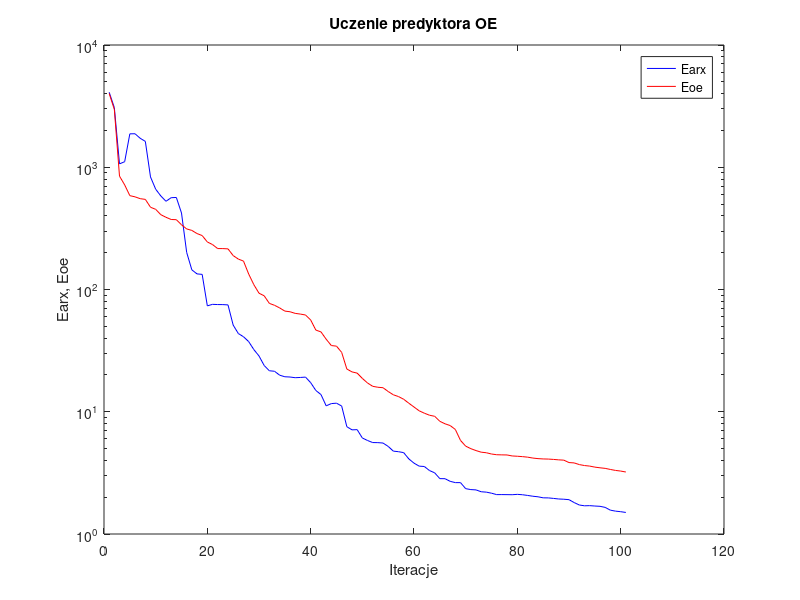
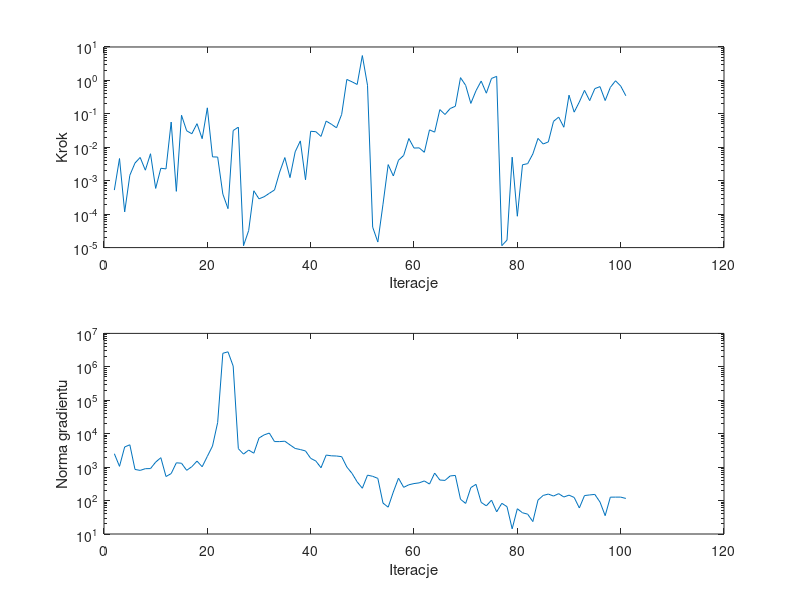

Here is the MATLAB script that generated these plots, in order:
%uczenie predyktora oe
clear all;
n=0; farx(n+1)=4.107476e+003; foe(n+1)=4.009146e+003; wspucz(n+1)=0.000000e+000; ng(n+1)=0.000000e+000;
%odnowa zmiennej metryki
n=1; farx(n+1)=3.074656e+003; foe(n+1)=2.972857e+003; krok(n+1)=5.251366e-004; ng(n+1)=2.519339e+003;
n=2; farx(n+1)=1.065791e+003; foe(n+1)=8.460046e+002; krok(n+1)=4.608763e-003; ng(n+1)=1.055741e+003;
n=3; farx(n+1)=1.110581e+003; foe(n+1)=7.172346e+002; krok(n+1)=1.168734e-004; ng(n+1)=4.011853e+003;
n=4; farx(n+1)=1.876339e+003; foe(n+1)=5.857211e+002; krok(n+1)=1.457389e-003; ng(n+1)=4.657909e+003;
n=5; farx(n+1)=1.879620e+003; foe(n+1)=5.728230e+002; krok(n+1)=3.382411e-003; ng(n+1)=8.528883e+002;
n=6; farx(n+1)=1.726071e+003; foe(n+1)=5.533840e+002; krok(n+1)=4.964322e-003; ng(n+1)=7.988553e+002;
n=7; farx(n+1)=1.628064e+003; foe(n+1)=5.460482e+002; krok(n+1)=2.066363e-003; ng(n+1)=8.984411e+002;
n=8; farx(n+1)=8.332900e+002; foe(n+1)=4.708448e+002; krok(n+1)=6.414404e-003; ng(n+1)=9.049639e+002;
n=9; farx(n+1)=6.616434e+002; foe(n+1)=4.527187e+002; krok(n+1)=5.890474e-004; ng(n+1)=1.413223e+003;
n=10; farx(n+1)=5.821513e+002; foe(n+1)=4.091543e+002; krok(n+1)=2.359800e-003; ng(n+1)=1.918728e+003;
n=11; farx(n+1)=5.265574e+002; foe(n+1)=3.896667e+002; krok(n+1)=2.257520e-003; ng(n+1)=5.241869e+002;
n=12; farx(n+1)=5.638122e+002; foe(n+1)=3.738332e+002; krok(n+1)=5.680644e-002; ng(n+1)=6.408163e+002;
n=13; farx(n+1)=5.660201e+002; foe(n+1)=3.724779e+002; krok(n+1)=4.813050e-004; ng(n+1)=1.347193e+003;
n=14; farx(n+1)=4.223796e+002; foe(n+1)=3.385389e+002; krok(n+1)=9.089589e-002; ng(n+1)=1.309362e+003;
n=15; farx(n+1)=2.011567e+002; foe(n+1)=3.129979e+002; krok(n+1)=3.113135e-002; ng(n+1)=8.029938e+002;
n=16; farx(n+1)=1.447899e+002; foe(n+1)=3.043432e+002; krok(n+1)=2.539936e-002; ng(n+1)=1.032807e+003;
n=17; farx(n+1)=1.341821e+002; foe(n+1)=2.868766e+002; krok(n+1)=5.082412e-002; ng(n+1)=1.514188e+003;
n=18; farx(n+1)=1.329558e+002; foe(n+1)=2.761656e+002; krok(n+1)=1.809047e-002; ng(n+1)=1.026699e+003;
n=19; farx(n+1)=7.347885e+001; foe(n+1)=2.447731e+002; krok(n+1)=1.513224e-001; ng(n+1)=2.099885e+003;
n=20; farx(n+1)=7.561444e+001; foe(n+1)=2.332225e+002; krok(n+1)=5.167850e-003; ng(n+1)=4.276762e+003;
n=21; farx(n+1)=7.531539e+001; foe(n+1)=2.161685e+002; krok(n+1)=5.107684e-003; ng(n+1)=2.171880e+004;
n=22; farx(n+1)=7.524751e+001; foe(n+1)=2.161034e+002; krok(n+1)=3.984182e-004; ng(n+1)=2.543042e+006;
n=23; farx(n+1)=7.482088e+001; foe(n+1)=2.149865e+002; krok(n+1)=1.462327e-004; ng(n+1)=2.812484e+006;
n=24; farx(n+1)=5.116036e+001; foe(n+1)=1.894329e+002; krok(n+1)=3.166015e-002; ng(n+1)=1.054458e+006;
n=25; farx(n+1)=4.362348e+001; foe(n+1)=1.773397e+002; krok(n+1)=4.000365e-002; ng(n+1)=3.574352e+003;
%odnowa zmiennej metryki
n=26; farx(n+1)=4.107541e+001; foe(n+1)=1.707817e+002; krok(n+1)=1.136531e-005; ng(n+1)=2.451592e+003;
n=27; farx(n+1)=3.749251e+001; foe(n+1)=1.338788e+002; krok(n+1)=3.242569e-005; ng(n+1)=3.237171e+003;
n=28; farx(n+1)=3.225718e+001; foe(n+1)=1.095226e+002; krok(n+1)=5.002119e-004; ng(n+1)=2.610917e+003;
n=29; farx(n+1)=2.860041e+001; foe(n+1)=9.325640e+001; krok(n+1)=2.873709e-004; ng(n+1)=7.416453e+003;
n=30; farx(n+1)=2.389755e+001; foe(n+1)=8.884188e+001; krok(n+1)=3.325065e-004; ng(n+1)=9.222233e+003;
n=31; farx(n+1)=2.164284e+001; foe(n+1)=7.700553e+001; krok(n+1)=4.204537e-004; ng(n+1)=1.043937e+004;
n=32; farx(n+1)=2.143989e+001; foe(n+1)=7.428452e+001; krok(n+1)=5.292541e-004; ng(n+1)=5.811032e+003;
n=33; farx(n+1)=1.990723e+001; foe(n+1)=7.068259e+001; krok(n+1)=1.812955e-003; ng(n+1)=5.804950e+003;
n=34; farx(n+1)=1.933196e+001; foe(n+1)=6.658779e+001; krok(n+1)=4.929920e-003; ng(n+1)=5.963173e+003;
n=35; farx(n+1)=1.923868e+001; foe(n+1)=6.576669e+001; krok(n+1)=1.238384e-003; ng(n+1)=4.619083e+003;
n=36; farx(n+1)=1.898866e+001; foe(n+1)=6.379872e+001; krok(n+1)=7.321912e-003; ng(n+1)=3.617969e+003;
n=37; farx(n+1)=1.907901e+001; foe(n+1)=6.294971e+001; krok(n+1)=1.552665e-002; ng(n+1)=3.355907e+003;
n=38; farx(n+1)=1.920635e+001; foe(n+1)=6.187690e+001; krok(n+1)=1.066655e-003; ng(n+1)=3.051654e+003;
n=39; farx(n+1)=1.730114e+001; foe(n+1)=5.634767e+001; krok(n+1)=3.010260e-002; ng(n+1)=1.832334e+003;
n=40; farx(n+1)=1.493163e+001; foe(n+1)=4.657736e+001; krok(n+1)=2.928765e-002; ng(n+1)=1.523996e+003;
n=41; farx(n+1)=1.381728e+001; foe(n+1)=4.497491e+001; krok(n+1)=2.113198e-002; ng(n+1)=9.580711e+002;
n=42; farx(n+1)=1.117798e+001; foe(n+1)=3.921833e+001; krok(n+1)=6.082901e-002; ng(n+1)=2.296143e+003;
n=43; farx(n+1)=1.166099e+001; foe(n+1)=3.479641e+001; krok(n+1)=4.904612e-002; ng(n+1)=2.181225e+003;
n=44; farx(n+1)=1.175293e+001; foe(n+1)=3.440843e+001; krok(n+1)=3.826493e-002; ng(n+1)=2.151839e+003;
n=45; farx(n+1)=1.113794e+001; foe(n+1)=3.058559e+001; krok(n+1)=9.642176e-002; ng(n+1)=2.057205e+003;
n=46; farx(n+1)=7.545619e+000; foe(n+1)=2.236398e+001; krok(n+1)=1.070120e+000; ng(n+1)=1.007936e+003;
n=47; farx(n+1)=7.111800e+000; foe(n+1)=2.118461e+001; krok(n+1)=9.089030e-001; ng(n+1)=6.517076e+002;
n=48; farx(n+1)=7.138382e+000; foe(n+1)=2.070183e+001; krok(n+1)=7.571876e-001; ng(n+1)=3.619627e+002;
n=49; farx(n+1)=6.100625e+000; foe(n+1)=1.874297e+001; krok(n+1)=5.544063e+000; ng(n+1)=2.336485e+002;
n=50; farx(n+1)=5.821209e+000; foe(n+1)=1.719646e+001; krok(n+1)=7.178655e-001; ng(n+1)=5.759984e+002;
%odnowa zmiennej metryki
n=51; farx(n+1)=5.598194e+000; foe(n+1)=1.615296e+001; krok(n+1)=4.088483e-005; ng(n+1)=5.315613e+002;
n=52; farx(n+1)=5.589996e+000; foe(n+1)=1.586197e+001; krok(n+1)=1.465800e-005; ng(n+1)=4.606450e+002;
n=53; farx(n+1)=5.548345e+000; foe(n+1)=1.573060e+001; krok(n+1)=1.984325e-004; ng(n+1)=8.400495e+001;
n=54; farx(n+1)=5.207421e+000; foe(n+1)=1.464570e+001; krok(n+1)=3.036370e-003; ng(n+1)=6.340071e+001;
n=55; farx(n+1)=4.762720e+000; foe(n+1)=1.376195e+001; krok(n+1)=1.387045e-003; ng(n+1)=1.808797e+002;
n=56; farx(n+1)=4.712705e+000; foe(n+1)=1.331267e+001; krok(n+1)=4.106680e-003; ng(n+1)=4.677639e+002;
n=57; farx(n+1)=4.630754e+000; foe(n+1)=1.265278e+001; krok(n+1)=5.711090e-003; ng(n+1)=2.487663e+002;
n=58; farx(n+1)=4.113347e+000; foe(n+1)=1.174205e+001; krok(n+1)=1.831590e-002; ng(n+1)=2.965672e+002;
n=59; farx(n+1)=3.798570e+000; foe(n+1)=1.093442e+001; krok(n+1)=9.486198e-003; ng(n+1)=3.225287e+002;
n=60; farx(n+1)=3.589843e+000; foe(n+1)=1.017946e+001; krok(n+1)=9.612071e-003; ng(n+1)=3.384334e+002;
n=61; farx(n+1)=3.566040e+000; foe(n+1)=9.733204e+000; krok(n+1)=7.088910e-003; ng(n+1)=3.863982e+002;
n=62; farx(n+1)=3.303408e+000; foe(n+1)=9.366881e+000; krok(n+1)=3.320390e-002; ng(n+1)=3.116242e+002;
n=63; farx(n+1)=3.165768e+000; foe(n+1)=9.179954e+000; krok(n+1)=2.839954e-002; ng(n+1)=6.649581e+002;
n=64; farx(n+1)=2.837036e+000; foe(n+1)=8.353320e+000; krok(n+1)=1.340009e-001; ng(n+1)=4.115028e+002;
n=65; farx(n+1)=2.833979e+000; foe(n+1)=7.971562e+000; krok(n+1)=9.563284e-002; ng(n+1)=4.013156e+002;
n=66; farx(n+1)=2.696975e+000; foe(n+1)=7.708951e+000; krok(n+1)=1.442609e-001; ng(n+1)=5.454661e+002;
n=67; farx(n+1)=2.632254e+000; foe(n+1)=7.165013e+000; krok(n+1)=1.686145e-001; ng(n+1)=5.646751e+002;
n=68; farx(n+1)=2.631959e+000; foe(n+1)=5.827273e+000; krok(n+1)=1.210739e+000; ng(n+1)=1.093378e+002;
n=69; farx(n+1)=2.349026e+000; foe(n+1)=5.233027e+000; krok(n+1)=7.113726e-001; ng(n+1)=8.215220e+001;
n=70; farx(n+1)=2.308409e+000; foe(n+1)=4.989554e+000; krok(n+1)=2.052436e-001; ng(n+1)=2.443298e+002;
n=71; farx(n+1)=2.295092e+000; foe(n+1)=4.813548e+000; krok(n+1)=4.926664e-001; ng(n+1)=3.055961e+002;
n=72; farx(n+1)=2.216166e+000; foe(n+1)=4.670079e+000; krok(n+1)=9.576737e-001; ng(n+1)=8.828817e+001;
n=73; farx(n+1)=2.199983e+000; foe(n+1)=4.620602e+000; krok(n+1)=4.150498e-001; ng(n+1)=6.945435e+001;
n=74; farx(n+1)=2.156475e+000; foe(n+1)=4.511562e+000; krok(n+1)=1.146483e+000; ng(n+1)=1.030564e+002;
n=75; farx(n+1)=2.100087e+000; foe(n+1)=4.451172e+000; krok(n+1)=1.322970e+000; ng(n+1)=4.599059e+001;
%odnowa zmiennej metryki
n=76; farx(n+1)=2.100984e+000; foe(n+1)=4.438889e+000; krok(n+1)=1.144248e-005; ng(n+1)=8.275057e+001;
n=77; farx(n+1)=2.098973e+000; foe(n+1)=4.431756e+000; krok(n+1)=1.672925e-005; ng(n+1)=6.579424e+001;
n=78; farx(n+1)=2.096051e+000; foe(n+1)=4.349552e+000; krok(n+1)=5.060913e-003; ng(n+1)=1.427543e+001;
n=79; farx(n+1)=2.110182e+000; foe(n+1)=4.325429e+000; krok(n+1)=8.669030e-005; ng(n+1)=5.697875e+001;
n=80; farx(n+1)=2.094898e+000; foe(n+1)=4.294476e+000; krok(n+1)=2.999882e-003; ng(n+1)=4.313458e+001;
n=81; farx(n+1)=2.067376e+000; foe(n+1)=4.251376e+000; krok(n+1)=3.240245e-003; ng(n+1)=3.922908e+001;
n=82; farx(n+1)=2.036730e+000; foe(n+1)=4.180564e+000; krok(n+1)=6.319511e-003; ng(n+1)=2.350922e+001;
n=83; farx(n+1)=2.015684e+000; foe(n+1)=4.136310e+000; krok(n+1)=1.844475e-002; ng(n+1)=1.033068e+002;
n=84; farx(n+1)=1.976733e+000; foe(n+1)=4.111298e+000; krok(n+1)=1.254679e-002; ng(n+1)=1.423259e+002;
n=85; farx(n+1)=1.974018e+000; foe(n+1)=4.101263e+000; krok(n+1)=1.448480e-002; ng(n+1)=1.564711e+002;
n=86; farx(n+1)=1.955044e+000; foe(n+1)=4.074950e+000; krok(n+1)=5.955282e-002; ng(n+1)=1.365180e+002;
n=87; farx(n+1)=1.934143e+000; foe(n+1)=4.041658e+000; krok(n+1)=8.000730e-002; ng(n+1)=1.610256e+002;
n=88; farx(n+1)=1.925104e+000; foe(n+1)=4.019030e+000; krok(n+1)=3.979978e-002; ng(n+1)=1.278112e+002;
n=89; farx(n+1)=1.909147e+000; foe(n+1)=3.839648e+000; krok(n+1)=3.619299e-001; ng(n+1)=1.453103e+002;
n=90; farx(n+1)=1.807887e+000; foe(n+1)=3.815065e+000; krok(n+1)=1.125137e-001; ng(n+1)=1.241449e+002;
n=91; farx(n+1)=1.726553e+000; foe(n+1)=3.696560e+000; krok(n+1)=2.268451e-001; ng(n+1)=6.004987e+001;
n=92; farx(n+1)=1.701108e+000; foe(n+1)=3.630925e+000; krok(n+1)=5.045340e-001; ng(n+1)=1.411578e+002;
n=93; farx(n+1)=1.706038e+000; foe(n+1)=3.593444e+000; krok(n+1)=2.485530e-001; ng(n+1)=1.473561e+002;
n=94; farx(n+1)=1.693744e+000; foe(n+1)=3.524669e+000; krok(n+1)=5.683253e-001; ng(n+1)=1.528050e+002;
n=95; farx(n+1)=1.684651e+000; foe(n+1)=3.479884e+000; krok(n+1)=6.522451e-001; ng(n+1)=9.028348e+001;
n=96; farx(n+1)=1.650995e+000; foe(n+1)=3.442765e+000; krok(n+1)=2.501044e-001; ng(n+1)=3.538945e+001;
n=97; farx(n+1)=1.567042e+000; foe(n+1)=3.373430e+000; krok(n+1)=6.182030e-001; ng(n+1)=1.264513e+002;
n=98; farx(n+1)=1.538352e+000; foe(n+1)=3.311763e+000; krok(n+1)=9.763190e-001; ng(n+1)=1.268091e+002;
n=99; farx(n+1)=1.522362e+000; foe(n+1)=3.272517e+000; krok(n+1)=6.807263e-001; ng(n+1)=1.268785e+002;
n=100; farx(n+1)=1.500629e+000; foe(n+1)=3.214095e+000; krok(n+1)=3.477470e-001; ng(n+1)=1.157277e+002;

figure; semilogy(farx,'b'); hold on; semilogy(foe,'r'); xlabel('Iteracje'); ylabel('Earx, Eoe'); legend('Earx','Eoe'); title('Uczenie predyktora OE');
figure; subplot(2,1,1); semilogy(krok); xlabel('Iteracje'); ylabel('Krok');
subplot(2,1,2); semilogy(ng); xlabel('Iteracje'); ylabel('Norma gradientu');
Earx=farx(n+1)
Eoe=foe(n+1)
